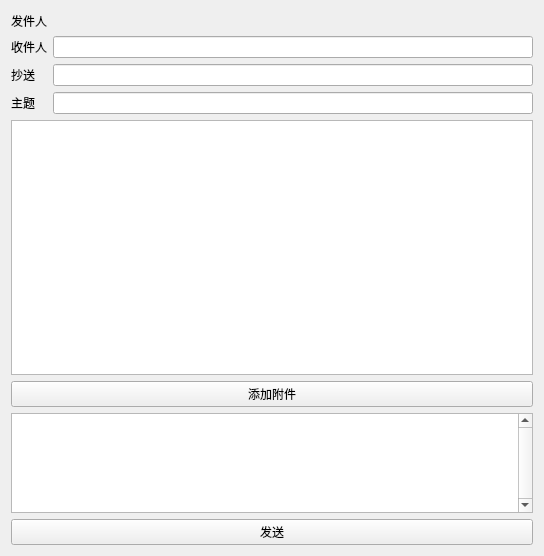
<?xml version="1.0" encoding="UTF-8"?>
<ui version="4.0">
 <class>Form</class>
 <widget class="QWidget" name="Form">
  <property name="geometry">
   <rect>
    <x>0</x>
    <y>0</y>
    <width>544</width>
    <height>556</height>
   </rect>
  </property>
  <property name="windowTitle">
   <string>Form</string>
  </property>
  <layout class="QHBoxLayout" name="horizontalLayout">
   <item>
    <layout class="QVBoxLayout" name="verticalLayout">
     <item>
      <layout class="QFormLayout" name="formLayout">
       <item row="0" column="0">
        <widget class="QLabel" name="label">
         <property name="text">
          <string>发件人</string>
         </property>
        </widget>
       </item>
       <item row="0" column="1">
        <widget class="QLabel" name="senderLabel">
         <property name="sizePolicy">
          <sizepolicy hsizetype="Preferred" vsizetype="Fixed">
           <horstretch>0</horstretch>
           <verstretch>0</verstretch>
          </sizepolicy>
         </property>
         <property name="minimumSize">
          <size>
           <width>0</width>
           <height>19</height>
          </size>
         </property>
         <property name="text">
          <string/>
         </property>
         <property name="textFormat">
          <enum>Qt::MarkdownText</enum>
         </property>
        </widget>
       </item>
       <item row="1" column="0">
        <widget class="QLabel" name="label_2">
         <property name="text">
          <string>收件人</string>
         </property>
        </widget>
       </item>
       <item row="1" column="1">
        <widget class="QLineEdit" name="senderLineEdit"/>
       </item>
       <item row="2" column="0">
        <widget class="QLabel" name="label_3">
         <property name="text">
          <string>抄送</string>
         </property>
        </widget>
       </item>
       <item row="2" column="1">
        <widget class="QLineEdit" name="ccLineEdit"/>
       </item>
       <item row="3" column="0">
        <widget class="QLabel" name="label_4">
         <property name="text">
          <string>主题</string>
         </property>
        </widget>
       </item>
       <item row="3" column="1">
        <widget class="QLineEdit" name="subjectLineEdit"/>
       </item>
      </layout>
     </item>
     <item>
      <widget class="QTextEdit" name="textEdit"/>
     </item>
     <item>
      <widget class="QPushButton" name="addAttachmentsPushButton">
       <property name="text">
        <string>添加附件</string>
       </property>
      </widget>
     </item>
     <item>
      <widget class="QListWidget" name="attachmentListWidget">
       <property name="sizePolicy">
        <sizepolicy hsizetype="Expanding" vsizetype="Preferred">
         <horstretch>0</horstretch>
         <verstretch>0</verstretch>
        </sizepolicy>
       </property>
       <property name="minimumSize">
        <size>
         <width>0</width>
         <height>50</height>
        </size>
       </property>
       <property name="maximumSize">
        <size>
         <width>16777215</width>
         <height>100</height>
        </size>
       </property>
       <property name="verticalScrollBarPolicy">
        <enum>Qt::ScrollBarAlwaysOn</enum>
       </property>
      </widget>
     </item>
     <item>
      <widget class="QPushButton" name="sendMailPushButton">
       <property name="text">
        <string>发送</string>
       </property>
      </widget>
     </item>
    </layout>
   </item>
  </layout>
 </widget>
 <resources/>
 <connections/>
</ui>
